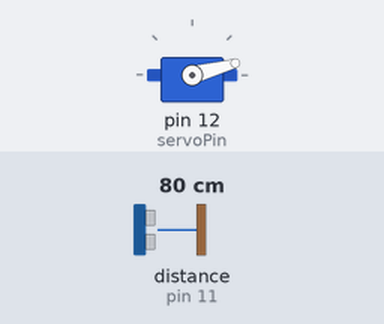
The sketch below on a simulated Arduino Uno, built with avr-gcc and run on an emulated ATmega328P. Parts: servo. Wiring (inferred from the names in the program): ultrasonic range finder: trigger pin 10; echo pin 11. The inputs (shaded band) are chosen by the test bench; at power-on: distance to the obstacle (sensor on pin 11) 80 cm. The echo pulse lasts 58.3 µs per cm; what the sketch prints to the serial monitor is not drawn.

Above: at 0.01 s.
1.3 s: distance to the obstacle (sensor on pin 11) set to 2 cm
At 3.4 s:
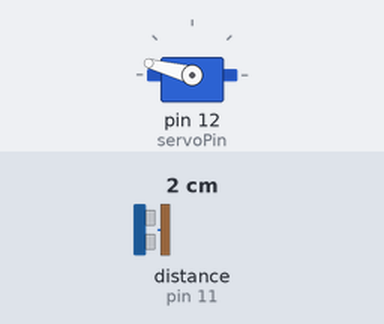
4.3 s: distance to the obstacle (sensor on pin 11) set to 250 cm
At 5.2 s:
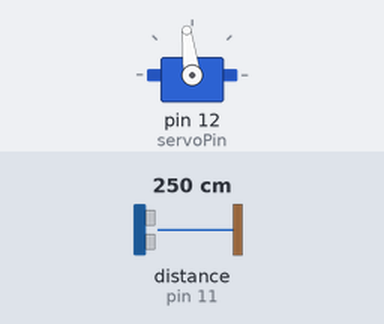
7.3 s: distance to the obstacle (sensor on pin 11) set to 4 cm
At 8.4 s:
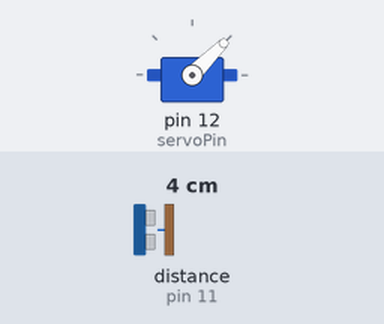
10.3 s: distance to the obstacle (sensor on pin 11) set to 18 cm
Timing chart, 0 to 14.3 s (numbered marks = the images above; inputs shaded):
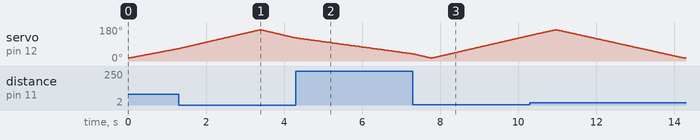

The sketch:

17-radar.ino
```cpp
// Include the Servo library
#include <Servo.h>.

// Defines trig and echo pins of the Ultrasonic Sensor
const int trigPin = 10;
const int echoPin = 11;

// Defines the pin for the servo motor
const int servoPin = 12;

// delay interval (in ms) to set servo rotation speed
const int delayInterval = 20;

// baud rate for the serial communication
const int serialBaudRate = 9600;

// servo start and end angles (in degrees)
const int servoStartAngle = 15;
const int servoEndAngle = 165;

// declare variables for the duration and the distance
long duration;
int distance;

Servo myServo; // Creates a servo object for controlling the servo motor

// initialize pin modes, serial and servo
void setup()
{
  pinMode(trigPin, OUTPUT); // Set the trigPin as an Output
  pinMode(echoPin, INPUT);  // Set the echoPin as an Input
  Serial.begin(serialBaudRate);
  myServo.attach(servoPin); // Define on which pin is the servo motor attached
}

void loop()
{
  // rotate the servo motor from start angle to end angle
  for (int i = servoStartAngle; i <= servoEndAngle; i++)
  {
    myServo.write(i);
    delay(delayInterval);
    distance = calculateDistance(); // calculating the distance measured by the Ultrasonic sensor for each degree
    // print info on the serial monitor
    Serial.print(i);        // Send the current degree into the Serial Port
    Serial.print(",");      // Send addition character right next to the previous value needed later in the Processing IDE for indexing
    Serial.print(distance); // Send the distance value into the Serial Port
    Serial.print(".");      // Send addition character right next to the previous value needed later in the Processing IDE for indexing
  }
  // Repeat for end angle to start angle
  for (int i = servoEndAngle; i > servoStartAngle; i--)
  {
    myServo.write(i);
    delay(delayInterval);
    distance = calculateDistance();
    Serial.print(i);
    Serial.print(",");
    Serial.print(distance);
    Serial.print(".");
  }
}

// Function for calculating the distance measured by the Ultrasonic sensor
int calculateDistance()
{
  digitalWrite(trigPin, LOW);
  delayMicroseconds(2);
  // Set the trigPin on HIGH state for 10 micro seconds
  digitalWrite(trigPin, HIGH);
  delayMicroseconds(10);
  digitalWrite(trigPin, LOW);
  duration = pulseIn(echoPin, HIGH); // Read the echoPin, returns the sound wave travel time in microseconds
  distance = duration * 0.034 / 2;
  return distance;
}
```
